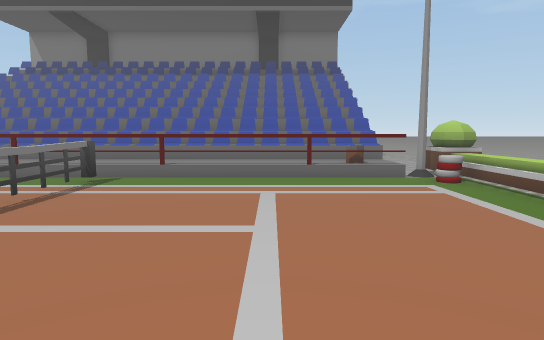
View 1 (above)

12 first-person views from a walk through a 3-D level made in the Unity game engine. The camera is 1.3 m above the floor, tilts 6° down and sees 75° across. The floor is counted in squares, 1 m on a side. Each view is taken from the middle of a square. On the plan, view 1 faces up. The plan holds only what a view shows up to about 15 squares ahead; the rest is blank. The place goes on beyond the plan. The player is left out. Some surface patterns are stand-ins.

View 2
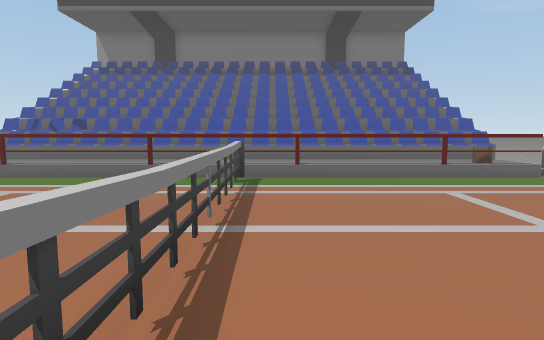

View 3
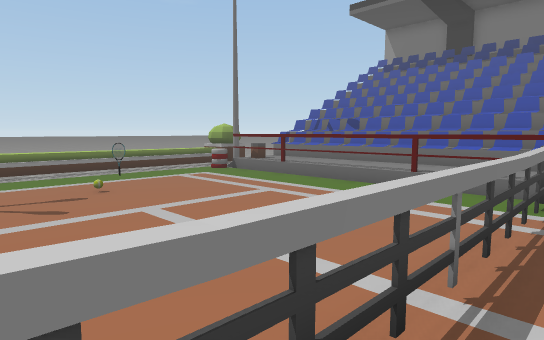

View 4
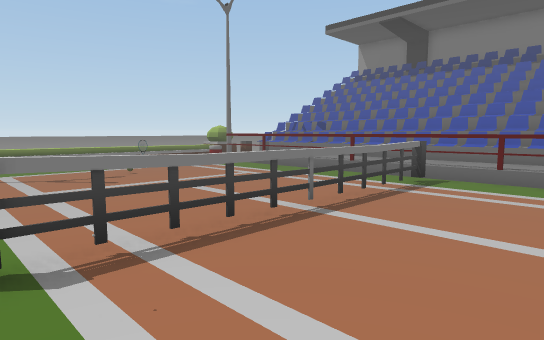

View 5
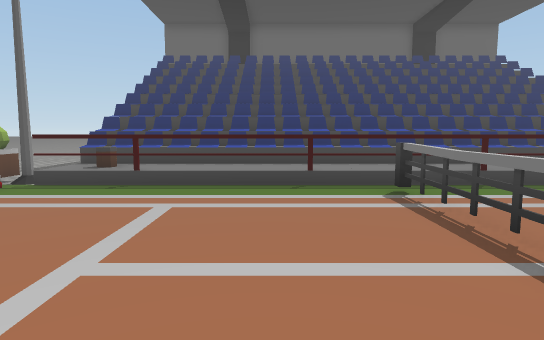

View 6
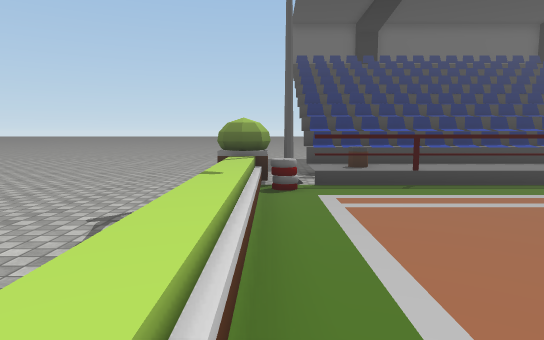

View 7
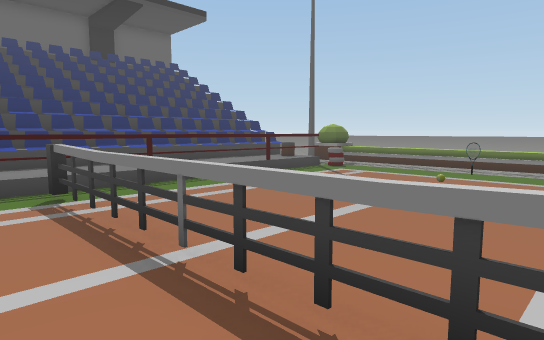

View 8
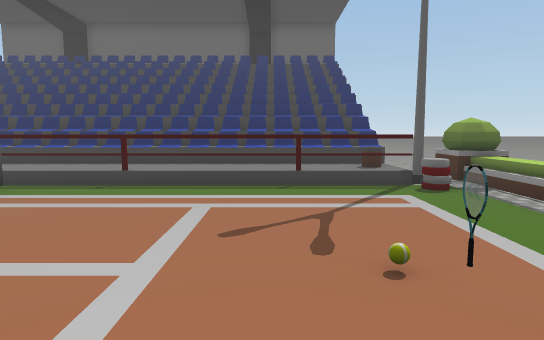

View 9
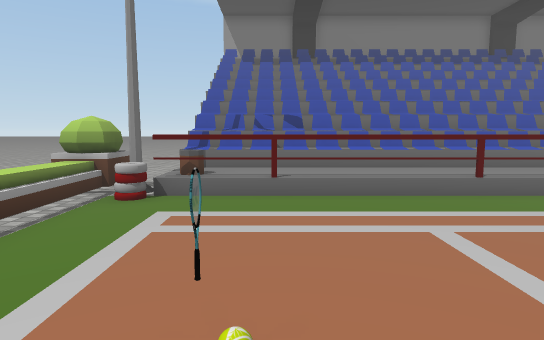

View 10
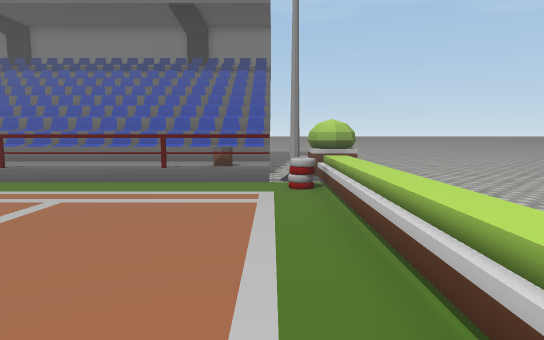

View 11
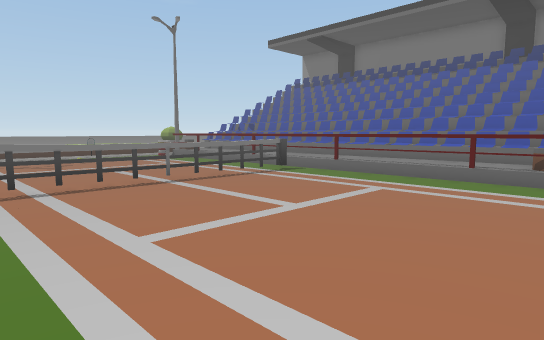

View 12
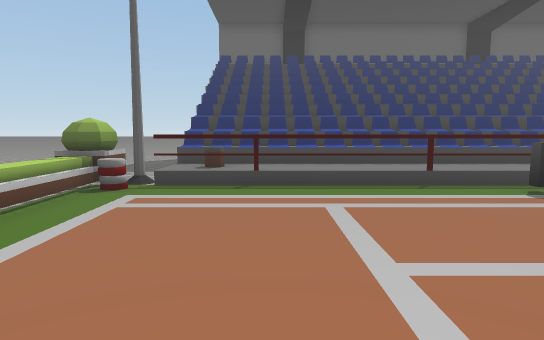

### Floor plan
Key: @ floor where view 1 was taken; # wall or solid block; x gap in a wall; . main floor; : floor 0.25 m higher than the main floor; / step, stairs or slope; = window, fence, low wall or low ledge; ^ raised ledge; B bin; P pole; T tire; H thing the floor can be seen under or through; O other object.
Columns run from 17 left of view 1 to 6 right of it. Each row starts with its distance up from view 1.
 13    ##################=
 12  =.::::::::::::::::::.##
 11 ==PB===============#B.P#
 10 //T...................T^
  9 //..........=.........T^
  8 //..........=..........^
  7 //..........=..........^
  6 //..........=..........^
  5 //..O.......=..........^
  4 //..........=..........^
  3 //..........=..........^
  2 //..........=..........^
  1 //........=.==.........^
  0  /T.........x....@....T^
 -1 ==#HHHHHHHHH:HHHHHHH#.P#
 -2  =PB:::::::::::::::BB.##
 -3    =                 =

Positions as (right, up) in squares from view 1, and headings:
1: (0, 0), facing up
2: (-4, 0), facing up
3: (-4, 2), facing up-left
4: (-1, 0), facing up-left
5: (-2, 8), facing down
6: (5, 8), facing down
7: (-3, 8), facing down-left
8: (-11, 8), facing down
9: (-12, 3), facing up
10: (4, 1), facing up
11: (4, 0), facing up-left
12: (1, 8), facing down
